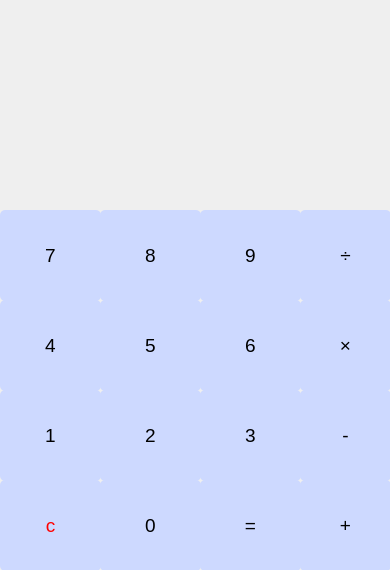
<?xml version="1.0" encoding="UTF-8"?>
<ui version="4.0">
 <class>Dialog</class>
 <widget class="QDialog" name="Dialog">
  <property name="geometry">
   <rect>
    <x>0</x>
    <y>0</y>
    <width>390</width>
    <height>570</height>
   </rect>
  </property>
  <property name="font">
   <font>
    <pointsize>14</pointsize>
   </font>
  </property>
  <property name="windowTitle">
   <string>Dialog</string>
  </property>
  <property name="styleSheet">
   <string notr="true">QPushButton {
	background-color: rgb(114, 255, 112) ;
	color: black;
	border-radius: 5px;
}</string>
  </property>
  <widget class="QPushButton" name="pushButton_3">
   <property name="geometry">
    <rect>
     <x>200</x>
     <y>390</y>
     <width>101</width>
     <height>91</height>
    </rect>
   </property>
   <property name="font">
    <font>
     <pointsize>14</pointsize>
    </font>
   </property>
   <property name="styleSheet">
    <string notr="true">QPushButton {
	background-color: rgb(205, 217, 255) ;
	color: black;
	border-radius: 5px;
}</string>
   </property>
   <property name="text">
    <string>3</string>
   </property>
  </widget>
  <widget class="QPushButton" name="pushButton_1">
   <property name="geometry">
    <rect>
     <x>0</x>
     <y>390</y>
     <width>101</width>
     <height>91</height>
    </rect>
   </property>
   <property name="font">
    <font>
     <pointsize>14</pointsize>
    </font>
   </property>
   <property name="styleSheet">
    <string notr="true">QPushButton {
	background-color: rgb(205, 217, 255) ;
	color: black;
	border-radius: 5px;
}</string>
   </property>
   <property name="text">
    <string>1</string>
   </property>
  </widget>
  <widget class="QPushButton" name="pushButton_2">
   <property name="geometry">
    <rect>
     <x>100</x>
     <y>390</y>
     <width>101</width>
     <height>91</height>
    </rect>
   </property>
   <property name="font">
    <font>
     <pointsize>14</pointsize>
    </font>
   </property>
   <property name="styleSheet">
    <string notr="true">QPushButton {
	background-color: rgb(205, 217, 255) ;
	color: black;
	border-radius: 5px;
}</string>
   </property>
   <property name="text">
    <string>2</string>
   </property>
  </widget>
  <widget class="QPushButton" name="pushButton_4">
   <property name="geometry">
    <rect>
     <x>0</x>
     <y>300</y>
     <width>101</width>
     <height>91</height>
    </rect>
   </property>
   <property name="font">
    <font>
     <pointsize>14</pointsize>
    </font>
   </property>
   <property name="styleSheet">
    <string notr="true">QPushButton {
	background-color: rgb(205, 217, 255) ;
	color: black;
	border-radius: 5px;
}</string>
   </property>
   <property name="text">
    <string>4</string>
   </property>
  </widget>
  <widget class="QPushButton" name="pushButton_0">
   <property name="geometry">
    <rect>
     <x>100</x>
     <y>480</y>
     <width>101</width>
     <height>91</height>
    </rect>
   </property>
   <property name="font">
    <font>
     <pointsize>14</pointsize>
    </font>
   </property>
   <property name="styleSheet">
    <string notr="true">QPushButton {
	background-color: rgb(205, 217, 255) ;
	color: black;
	border-radius: 5px;
}</string>
   </property>
   <property name="text">
    <string>0</string>
   </property>
  </widget>
  <widget class="QPushButton" name="pushButton_5">
   <property name="geometry">
    <rect>
     <x>100</x>
     <y>300</y>
     <width>101</width>
     <height>91</height>
    </rect>
   </property>
   <property name="font">
    <font>
     <pointsize>14</pointsize>
    </font>
   </property>
   <property name="styleSheet">
    <string notr="true">QPushButton {
	background-color: rgb(205, 217, 255) ;
	color: black;
	border-radius: 5px;
}</string>
   </property>
   <property name="text">
    <string>5</string>
   </property>
  </widget>
  <widget class="QPushButton" name="pushButton_6">
   <property name="geometry">
    <rect>
     <x>200</x>
     <y>300</y>
     <width>101</width>
     <height>91</height>
    </rect>
   </property>
   <property name="font">
    <font>
     <pointsize>14</pointsize>
    </font>
   </property>
   <property name="styleSheet">
    <string notr="true">QPushButton {
	background-color: rgb(205, 217, 255) ;
	color: black;
	border-radius: 5px;
}</string>
   </property>
   <property name="text">
    <string>6</string>
   </property>
  </widget>
  <widget class="QPushButton" name="pushButton_7">
   <property name="geometry">
    <rect>
     <x>0</x>
     <y>210</y>
     <width>101</width>
     <height>91</height>
    </rect>
   </property>
   <property name="font">
    <font>
     <pointsize>14</pointsize>
    </font>
   </property>
   <property name="styleSheet">
    <string notr="true">QPushButton {
	background-color: rgb(205, 217, 255) ;
	color: black;
	border-radius: 5px;
}</string>
   </property>
   <property name="text">
    <string>7</string>
   </property>
  </widget>
  <widget class="QPushButton" name="pushButton_8">
   <property name="geometry">
    <rect>
     <x>100</x>
     <y>210</y>
     <width>101</width>
     <height>91</height>
    </rect>
   </property>
   <property name="font">
    <font>
     <pointsize>14</pointsize>
    </font>
   </property>
   <property name="styleSheet">
    <string notr="true">QPushButton {
	background-color: rgb(205, 217, 255) ;
	color: black;
	border-radius: 5px;
}</string>
   </property>
   <property name="text">
    <string>8</string>
   </property>
  </widget>
  <widget class="QPushButton" name="pushButton_9">
   <property name="geometry">
    <rect>
     <x>200</x>
     <y>210</y>
     <width>101</width>
     <height>91</height>
    </rect>
   </property>
   <property name="font">
    <font>
     <pointsize>14</pointsize>
    </font>
   </property>
   <property name="styleSheet">
    <string notr="true">QPushButton {
	background-color: rgb(205, 217, 255) ;
	color: black;
	border-radius: 5px;
}</string>
   </property>
   <property name="text">
    <string>9</string>
   </property>
  </widget>
  <widget class="QPushButton" name="pushButton_c">
   <property name="geometry">
    <rect>
     <x>0</x>
     <y>480</y>
     <width>101</width>
     <height>91</height>
    </rect>
   </property>
   <property name="font">
    <font>
     <pointsize>14</pointsize>
    </font>
   </property>
   <property name="styleSheet">
    <string notr="true">QPushButton {
	background-color: rgb(205, 217, 255) ;
	color: red;
	border-radius: 5px;
}</string>
   </property>
   <property name="text">
    <string>c</string>
   </property>
  </widget>
  <widget class="QPushButton" name="pushButton_summa">
   <property name="geometry">
    <rect>
     <x>200</x>
     <y>480</y>
     <width>101</width>
     <height>91</height>
    </rect>
   </property>
   <property name="font">
    <font>
     <pointsize>14</pointsize>
    </font>
   </property>
   <property name="styleSheet">
    <string notr="true">QPushButton {
	background-color: rgb(205, 217, 255) ;
	color: black;
	border-radius: 5px;
}</string>
   </property>
   <property name="text">
    <string>=</string>
   </property>
  </widget>
  <widget class="QPushButton" name="pushButton_plus">
   <property name="geometry">
    <rect>
     <x>300</x>
     <y>480</y>
     <width>91</width>
     <height>91</height>
    </rect>
   </property>
   <property name="font">
    <font>
     <pointsize>14</pointsize>
    </font>
   </property>
   <property name="styleSheet">
    <string notr="true">QPushButton {
	background-color: rgb(205, 217, 255) ;
	color: black;
	border-radius: 5px;
}</string>
   </property>
   <property name="text">
    <string>+</string>
   </property>
  </widget>
  <widget class="QPushButton" name="pushButton_minus">
   <property name="geometry">
    <rect>
     <x>300</x>
     <y>390</y>
     <width>91</width>
     <height>91</height>
    </rect>
   </property>
   <property name="font">
    <font>
     <pointsize>14</pointsize>
    </font>
   </property>
   <property name="styleSheet">
    <string notr="true">QPushButton {
	background-color: rgb(205, 217, 255) ;
	color: black;
	border-radius: 5px;
}</string>
   </property>
   <property name="text">
    <string>-</string>
   </property>
  </widget>
  <widget class="QPushButton" name="pushButton_x">
   <property name="geometry">
    <rect>
     <x>300</x>
     <y>300</y>
     <width>91</width>
     <height>91</height>
    </rect>
   </property>
   <property name="font">
    <font>
     <pointsize>14</pointsize>
    </font>
   </property>
   <property name="styleSheet">
    <string notr="true">QPushButton {
	background-color: rgb(205, 217, 255) ;
	color: black;
	border-radius: 5px;
}</string>
   </property>
   <property name="text">
    <string>×</string>
   </property>
  </widget>
  <widget class="QPushButton" name="pushButton_dilen">
   <property name="geometry">
    <rect>
     <x>300</x>
     <y>210</y>
     <width>91</width>
     <height>91</height>
    </rect>
   </property>
   <property name="font">
    <font>
     <pointsize>14</pointsize>
    </font>
   </property>
   <property name="styleSheet">
    <string notr="true">QPushButton {
	background-color: rgb(205, 217, 255) ;
	color: black;
	border-radius: 5px;
}</string>
   </property>
   <property name="text">
    <string>÷</string>
   </property>
  </widget>
  <widget class="QLabel" name="label_Output">
   <property name="geometry">
    <rect>
     <x>6</x>
     <y>160</y>
     <width>381</width>
     <height>51</height>
    </rect>
   </property>
   <property name="font">
    <font>
     <pointsize>14</pointsize>
    </font>
   </property>
   <property name="styleSheet">
    <string notr="true"/>
   </property>
   <property name="text">
    <string/>
   </property>
  </widget>
 </widget>
 <resources/>
 <connections/>
</ui>
